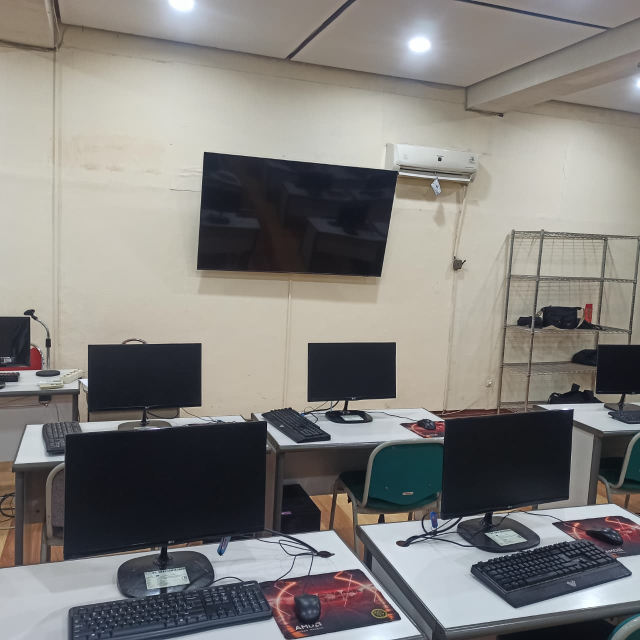
#> input picture img/12.jpg, 1280 x 1280 px (shown at 1/2 size)
$ python main.py
#> lines starting #> are read from the running program, lines starting #| are printed output that depends on the picture; after the words box and inside, x2 and y2 are one past the last pixel; in counts of white or black regions, pixels touching at a corner belong together
import cv2 as cv

img = cv.imread('img/12.jpg')
#> img is the input picture: shape (1280, 1280, 3); mean B, G, R 123.5, 126.7, 128.9
# img = cv.imread('img/7.jpeg')

gray_img = cv.cvtColor(img, cv.COLOR_BGR2GRAY)
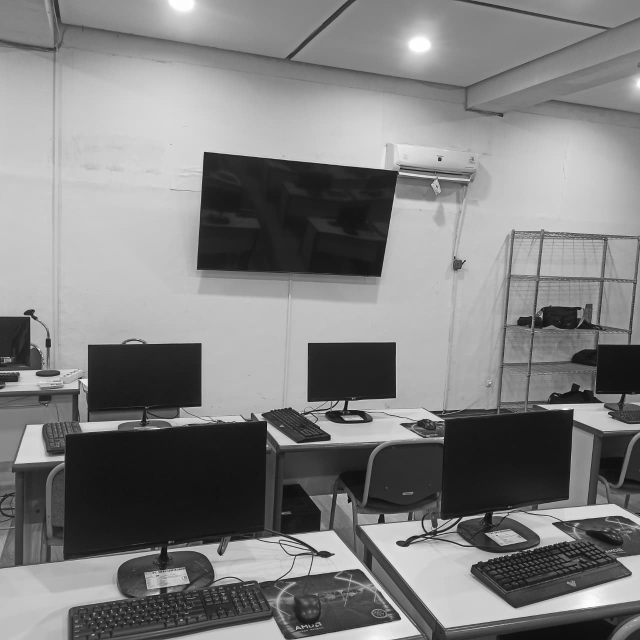
#> gray_img: shape (1280, 1280) (shown at 1/2 size); min 0, max 255, mean 127

blurred_img = cv.GaussianBlur(gray_img, (7, 7), 0)
_, thresh_img = cv.threshold(blurred_img, 38, 255, cv.THRESH_BINARY_INV)
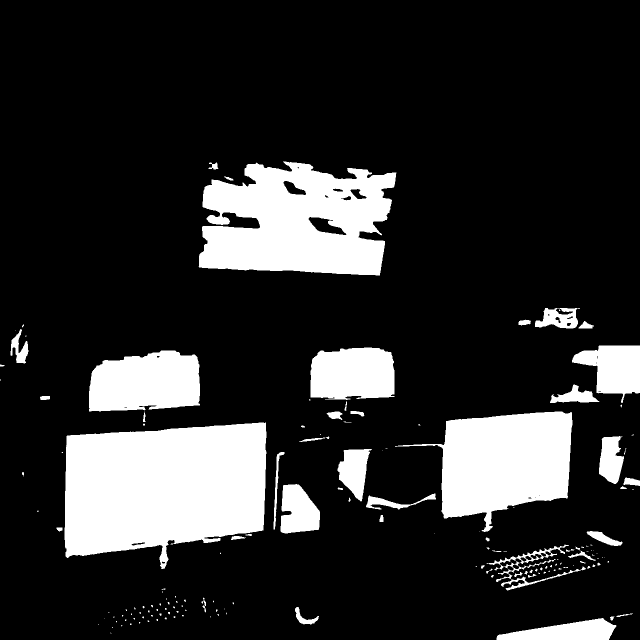
#> thresh_img: shape (1280, 1280) (shown at 1/2 size); 17.7% white; 164 white regions (102 under 20 px)
contours, hirearchy = cv.findContours(thresh_img, cv.RETR_TREE, cv.CHAIN_APPROX_SIMPLE)
#> contours = 192 contours, 128 with area under 20; largest, box (x1, y1, x2, y2) and area: (129, 845, 533, 1138) 91996, (397, 323, 793, 551) 67984, (790, 823, 1145, 1064) 47004, (178, 701, 400, 823) 22374, (621, 695, 789, 800) 15486; hirearchy = 192 rows, first 6: [1, -1, -1, -1], [2, 0, -1, -1], [3, 1, -1, -1], [4, 2, -1, -1], [5, 3, -1, -1], [6, 4, -1, -1]

for cnt in contours:
    area = cv.contourArea(cnt)
    if area > 5500:
        x1, y1, w, h = cv.boundingRect(cnt)
        if w > h:

            monitor_roi = img[y1:y1+h, x1:x1+w]
            roi_gray = cv.cvtColor(monitor_roi, cv.COLOR_BGR2GRAY)
            mean_brightness = cv.mean(roi_gray)[0]
            black_threshold = 70

            status = "UNKNOWN"
            color_status = (0, 0, 0)

            if mean_brightness < black_threshold:
                status = "MATI (OFF)"
                color_status = (0, 0, 255) # Merah
            else:
                status = "MENYALA (ON)"
                color_status = (0, 255, 0) # Hijau

            cv.rectangle(img, (x1, y1), (x1 + w, y1 + h), color_status, 2)

            label = f"{status} | Val: {int(mean_brightness)}"
            cv.putText(img, label, (x1, y1 - 10),
                       cv.FONT_HERSHEY_SIMPLEX, 0.6, color_status, 2)

            print(f'Area: {area}, Brightness: {mean_brightness:.2f}, Status: {status}')
#> this loop made 192 passes
#> (area, x1, y1, w, h, mean_brightness, label) on passes 12, 144, 148, 162, 165, 166, 185: (6221, 993, 1236, 240, 44, 40.14, 'MATI (OFF) | Val: 40'), (91995.5, 129, 845, 404, 293, 45.22, 'MATI (OFF) | Val: 45'), (47004.5, 790, 823, 355, 241, 58.41, 'MATI (OFF) | Val: 58'), (22373.5, 178, 701, 222, 122, 35.44, 'MATI (OFF) | Val: 35'), (15486, 621, 695, 168, 105, 36.24, 'MATI (OFF) | Val: 36'), (9272, 1144, 691, 136, 115, 47.75, 'MATI (OFF) | Val: 47'), (67984.5, 397, 323, 396, 228, 44.52, 'MATI (OFF) | Val: 44')
#> (area, x1, y1, w, h) on pass 127: (5750, 561, 968, 79, 99)
#| Area: 6221.0, Brightness: 40.14, Status: MATI (OFF)
#| Area: 91995.5, Brightness: 45.22, Status: MATI (OFF)
#| Area: 47004.5, Brightness: 58.41, Status: MATI (OFF)
#| Area: 22373.5, Brightness: 35.44, Status: MATI (OFF)
#| Area: 15486.0, Brightness: 36.24, Status: MATI (OFF)
#| Area: 9272.0, Brightness: 47.75, Status: MATI (OFF)
#| Area: 67984.5, Brightness: 44.52, Status: MATI (OFF)
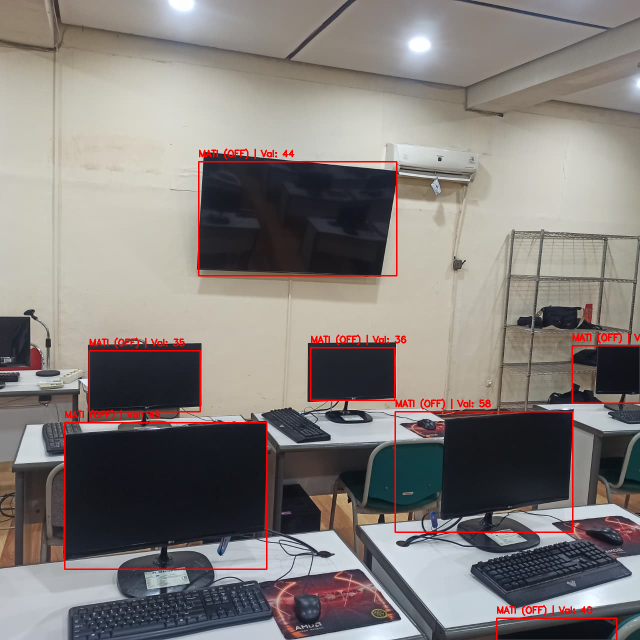
#> img: shape (1280, 1280, 3) (shown at 1/2 size); 1.59% of pixels changed, all inside (x1, y1, x2, y2) = (128, 297, 1280, 1280)
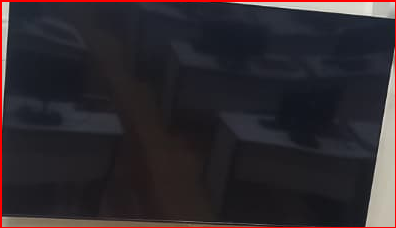
#> monitor_roi: shape (228, 396, 3); mean B, G, R 45.9, 41.2, 47
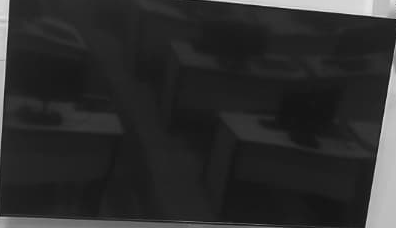
#> roi_gray: shape (228, 396); min 11, max 231, mean 44.5

# cv.imshow('Image', img)
cv.waitKey(0)
cv.destroyAllWindows()

$ run again, with img/10.jpg copied over img/12.jpg
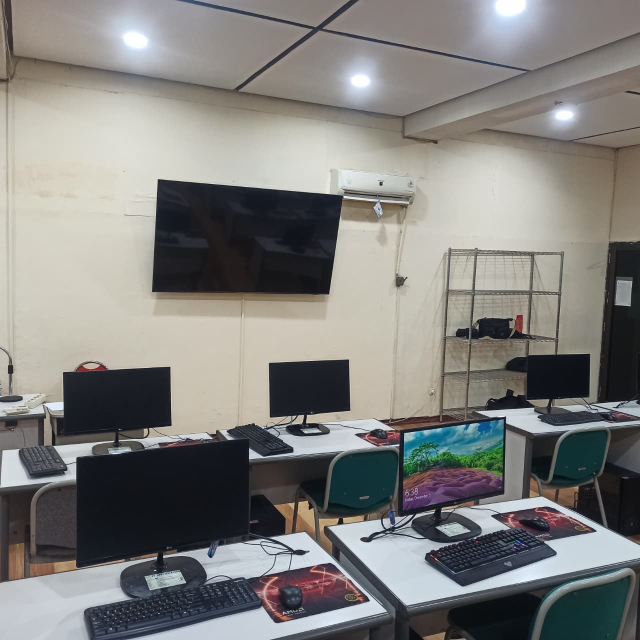
#> input picture img/10.jpg, 1280 x 1280 px (shown at 1/2 size)
#> img is the input picture: shape (1280, 1280, 3); mean B, G, R 124.9, 127.6, 128.3
#> `_, thresh_img = cv.threshold(blurred_img, 38, 255, cv.THRESH_BINARY_INV)`:
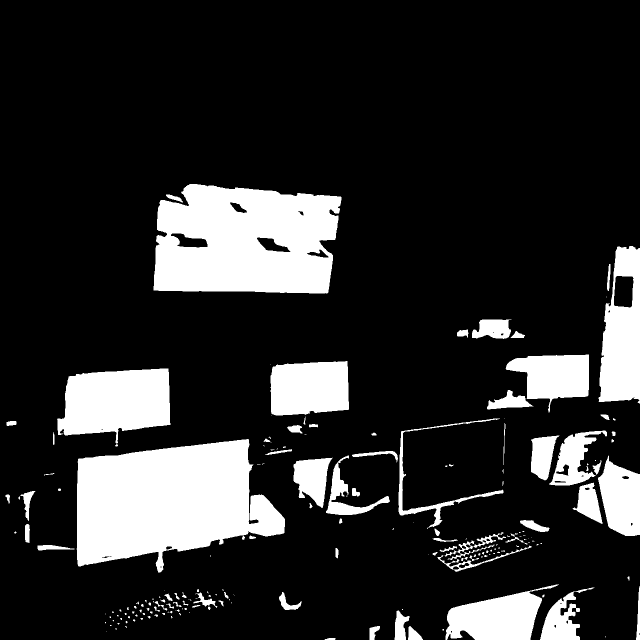
#> thresh_img: shape (1280, 1280) (shown at 1/2 size); 17.3% white; 199 white regions (109 under 20 px)
#> contours = 229 contours, 136 with area under 20; largest, box (x1, y1, x2, y2) and area: (153, 878, 570, 1145) 74684, (307, 368, 683, 587) 69838, (114, 737, 341, 887) 24754, (1197, 492, 1280, 807) 20140, (541, 722, 698, 831) 15181; hirearchy = 229 rows, first 6: [1, -1, -1, -1], [2, 0, -1, -1], [3, 1, -1, -1], [4, 2, -1, -1], [5, 3, -1, -1], [6, 4, -1, -1]
#> the loop `for cnt in contours:` made 229 passes
#> (area, x1, y1, w, h, mean_brightness, label) on passes 89, 181, 193, 208, 211, 212, 224: (13771, 891, 1169, 227, 111, 48.73, 'MATI (OFF) | Val: 48'), (74683.5, 153, 878, 417, 267, 52.84, 'MATI (OFF) | Val: 52'), (5574, 1098, 861, 116, 110, 45.59, 'MATI (OFF) | Val: 45'), (24754, 114, 737, 227, 150, 49.61, 'MATI (OFF) | Val: 49'), (15181, 541, 722, 157, 109, 36.83, 'MATI (OFF) | Val: 36'), (11328.5, 1011, 709, 167, 116, 50.22, 'MATI (OFF) | Val: 50'), (69837.5, 307, 368, 376, 219, 41.69, 'MATI (OFF) | Val: 41')
#> (printed output is left out)
#> after the loop `for cnt in contours:`:
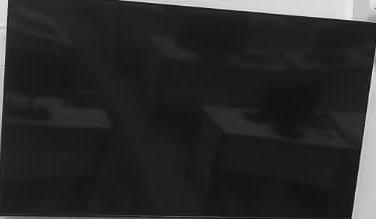
#> roi_gray: shape (219, 376); min 4, max 241, mean 41.7

$ run again, with img/11.jpg copied over img/12.jpg
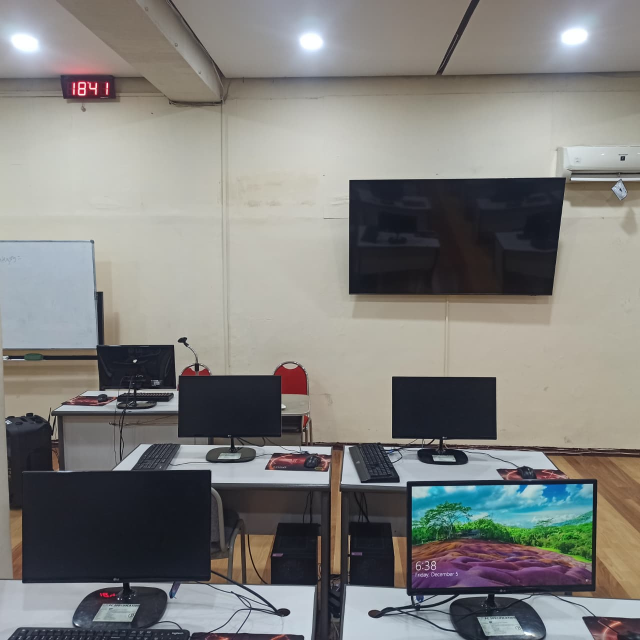
#> input picture img/11.jpg, 1280 x 1280 px (shown at 1/2 size)
#> img is the input picture: shape (1280, 1280, 3); mean B, G, R 124.8, 127.8, 128.6
#> `_, thresh_img = cv.threshold(blurred_img, 38, 255, cv.THRESH_BINARY_INV)`:
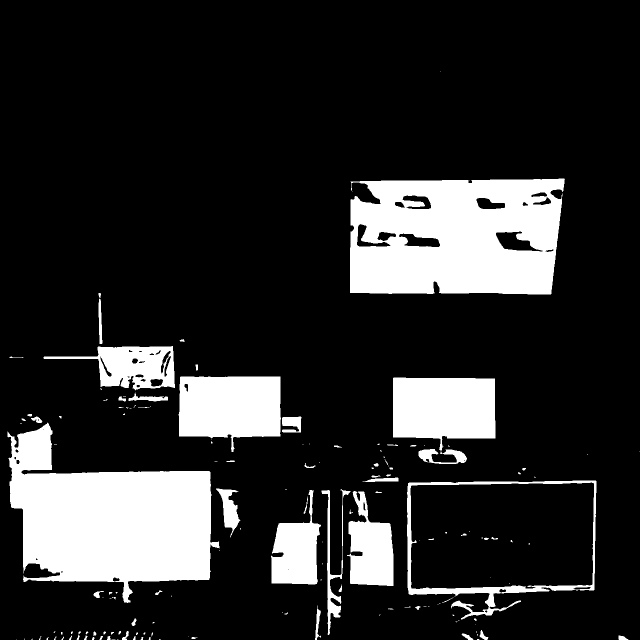
#> thresh_img: shape (1280, 1280) (shown at 1/2 size); 17% white; 159 white regions (92 under 20 px)
#> contours = 202 contours, 124 with area under 20; largest, box (x1, y1, x2, y2) and area: (700, 357, 1130, 589) 91297, (15, 845, 439, 1206) 88322, (814, 961, 1193, 1239) 84012, (820, 964, 1189, 1179) 75348, (786, 755, 991, 901) 24288; hirearchy = 202 rows, first 6: [1, -1, -1, -1], [2, 0, -1, -1], [3, 1, -1, -1], [4, 2, -1, -1], [5, 3, -1, -1], [6, 4, -1, -1]
#> the loop `for cnt in contours:` made 202 passes
#> (area, x1, y1, w, h, mean_brightness, status, color_status) on passes 86, 90, 137, 165, 166, 170: (84012, 814, 961, 379, 278, 97.05, 'MENYALA (ON)', (0, 255, 0)), (75348.5, 820, 964, 369, 215, 98.36, 'MENYALA (ON)', (0, 255, 0)), (88321.5, 15, 845, 424, 361, 62.56, 'MATI (OFF)', (0, 0, 255)), (24288.5, 786, 755, 205, 146, 44.63, 'MATI (OFF)', (0, 0, 255)), (24065, 357, 753, 205, 151, 48.79, 'MATI (OFF)', (0, 0, 255)), (12133, 87, 692, 263, 89, 69.38, 'MATI (OFF)', (0, 0, 255))
#> (printed output is left out)
#> after the loop `for cnt in contours:`:
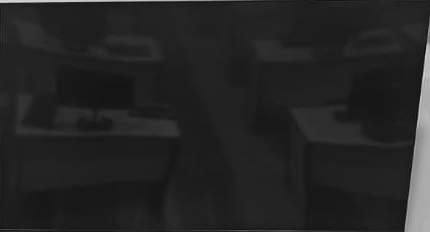
#> roi_gray: shape (232, 430); min 6, max 215, mean 36.4
